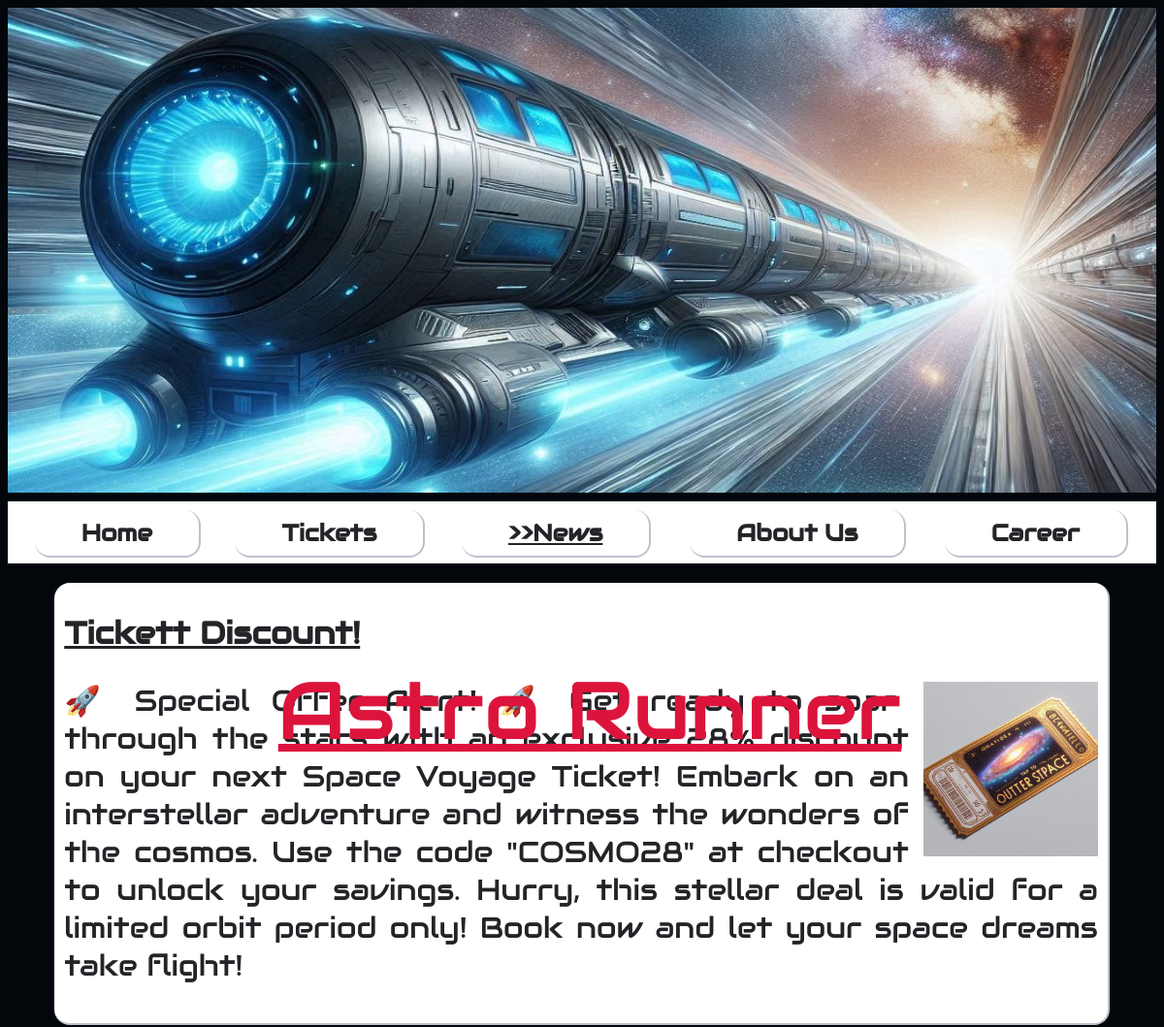
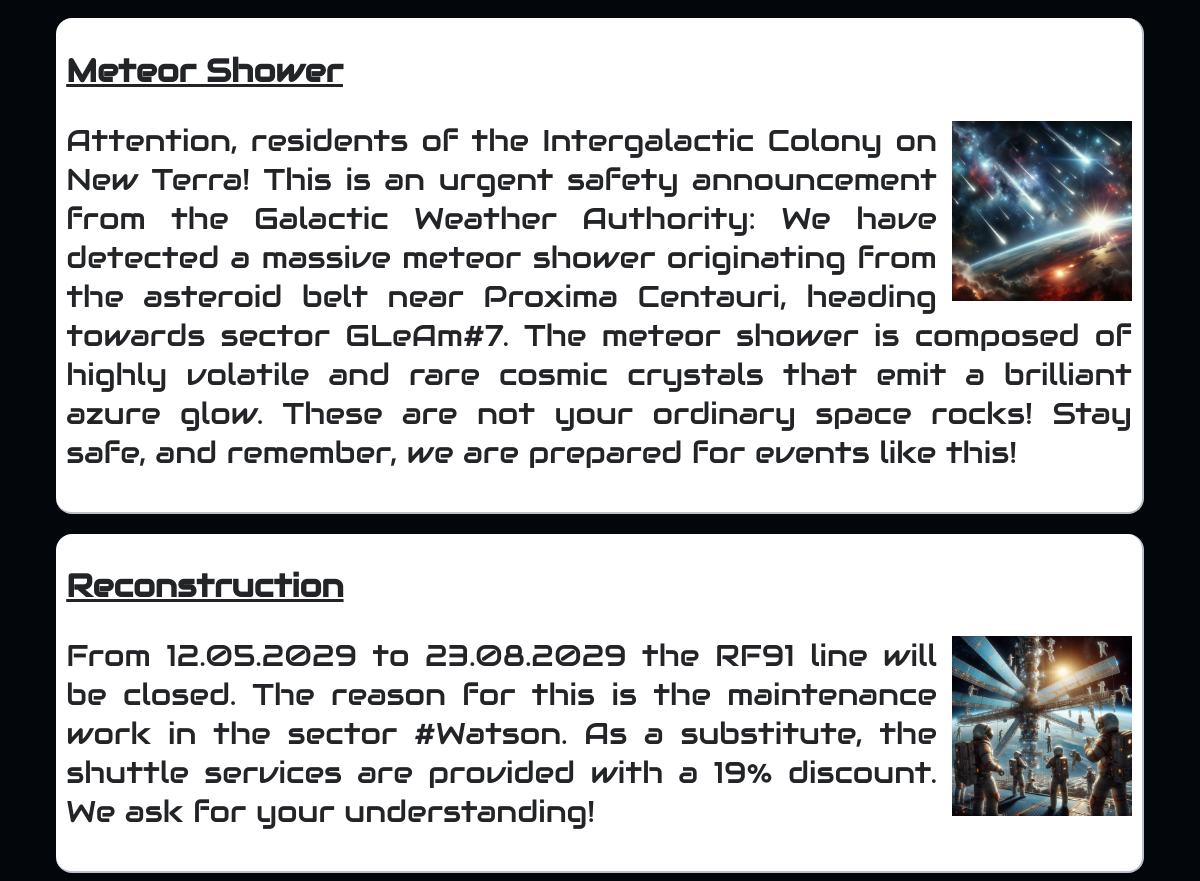
Page /news on the committed database (2 pictures, top to bottom).
### main/models.py (models this page shows, shortened)
class News(models.Model):
    heading = models.CharField(max_length = 100)
    text = models.CharField(max_length = 500)
    pic = models.ImageField(null = True, blank = True, max_length=100, upload_to = 'media')

### main/views.py (the view)
# urls.py: path("news", views.index00, name = "index00"),
def index00(request):
    nachricht = reversed(News.objects.all().values())
    template = loader.get_template("main/ARnews.html")
    context = {"nachricht": nachricht,}
    return HttpResponse(template.render(context, request))

### main/templates/main/ARnews.html (shortened to what this page needs)
<!DOCTYPE html>
<html lang = "en">
    <head>
    </head>
    <body style = "background-color: #03070c">
     <img
        src ="media/pictures/Zug-Vertikal.jpeg"
        alt = "Whoops, there're some problems"
        width = "100%"
        height = "500px"
    >
    <div class="center">Astro Runner</div>
        <div class="sticky">
            <table>
                <tr>
                    <th><a href = "/">Home</a></th>
                    <th><a href = "tickets">Tickets</a></th>
                    <th><a href = "/news" style="text-decoration: underline #222427;">>>News</a></th>
                    <th><a href = "/about-us">About Us</a></th>
                    <th><a href = "/career">Career</a></th>
                </tr>
            </table>
        </div>
        {% for x in nachricht %}
        <div class="eintrag">
            <h1 style = "text-decoration: underline"> {{ x.heading }} </h1>
            <p class="clearfix" style = "font-size: 30px;"> <img class="e" src="media/{{ x.pic }}" alt = "well shit"> {{ x.text }} </p>
        </div>
        {% endfor %}
    </body>
</html>

### main/templates/main/ARnews.html (style rules this page uses)
body { overflow-x: hidden; }
img.e { float: right; margin-left: 15px; height: 15vw; }
div.eintrag { text-align:justify; background-color: #fff; margin-left: auto; margin-right: auto; margin-top: 20px; padding: 10px; width: 90%; border-bottom: 2px solid #BCC2CC; border-right: 2px solid #BCC2CC; border-radius: 16px; font-family: "Audiowide", sans-serif; color: #222427; overflow: auto; }
.clearfix::after { content: ""; clear: both; display: table; }
div.center { position: absolute; top: 35%; width: 100%; text-align: center; font-size: 18px; font-family: "Audiowide", sans-serif; font-size: 7vw; color: crimson; text-decoration: underline; }
div.sticky { position: -webkit-sticky; position: sticky; top: 0; }
a:link, a:visited { background-color: white; border-bottom: 2px solid #BCC2CC; border-right: 2px solid #BCC2CC; border-radius: 16px; padding: 1vh 4vw; text-align: center; font-family: "Audiowide", sans-serif; font-size: 2vw; color: #222427; margin-top: 30px; text-decoration: none; }
table { height: 8vh; width: 100%; list-style-type: none; margin-top: 5px; margin-bottom: 5px; padding: 10px; background-color: #fff; z-index: 2; position: sticky; z-index: 10; }

### rows in the picture
News: heading "Tickett Discount!", pic (picture), text "🚀 Special Offer Alert! 🚀 Get ready to soar through the stars with an exclusive 28% discount on your next Space Voyage Ticket! Embark on an interstellar adventure and witness the wonders of the cosmos. Use the code \"COSMO28\" at checkout to unlock your savings. Hurry, this stellar deal is valid for a limited orbit period only! Book now and let your space dreams take flight!"
News: heading "Meteor Shower", pic (picture), text "Attention, residents of the Intergalactic Colony on New Terra! This is an urgent safety announcement from the Galactic Weather Authority: We have detected a massive meteor shower originating from the asteroid belt near Proxima Centauri, heading towards sector GLeAm#7. The meteor shower is composed of highly volatile and rare cosmic crystals that emit a brilliant azure glow. These are not your ordinary space rocks! Stay safe, and remember, we are prepared for events like this!"
News: heading "Reconstruction", pic (picture), text "From 12.05.2029 to 23.08.2029 the RF91 line will be closed. The reason for this is the maintenance work in the sector #Watson. As a substitute, the shuttle services are provided with a 19% discount. We ask for your understanding!"
